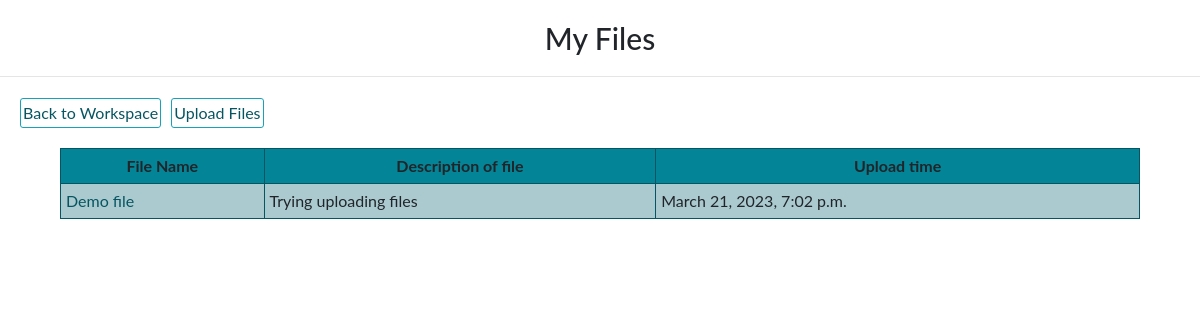
The page /workspace/uploaded_files/ (signed in) on the database as committed earlier.
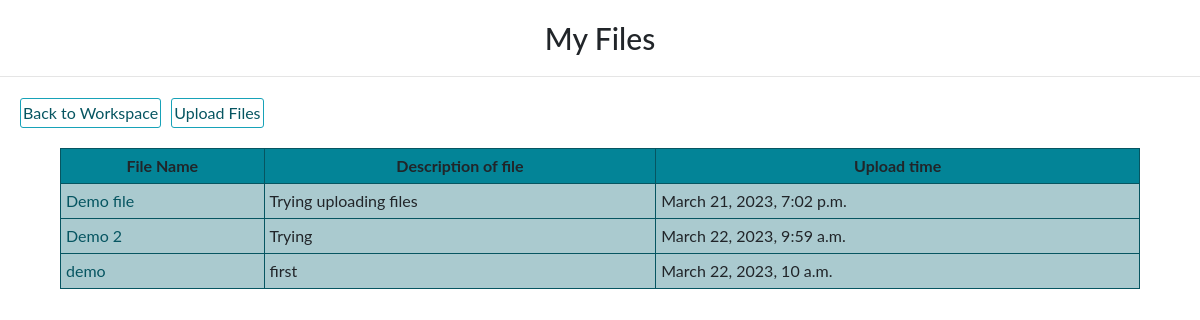
The same page on the database as committed later.
### workspace/models.py (models this page shows)
class File(models.Model):
    name = models.CharField(max_length=255)
    description = models.TextField(blank=True)
    file = models.FileField(upload_to='files/')
    team = models.ForeignKey(Team, on_delete=models.CASCADE, related_name='files',null = True)
    uploaded_by = models.ForeignKey(User, on_delete=models.CASCADE, related_name='uploaded_files')
    uploaded_at = models.DateTimeField(auto_now_add=True)

### workspace/views.py (the view)
# urls.py: path('uploaded_files/', uploaded_files, name='uploaded_files'),
@login_required
def uploaded_files(request):
    user = request.user
    files = File.objects.filter(uploaded_by=user)
    return render(request, 'workspace/uploaded_files.html', {'files': files})

### templates/workspace/uploaded_files.html
{% extends 'workspace/base.html' %}
{% block title %}
	My Files
{% endblock %}
{% block content %}
<div class="clearfix">
	<a class="btn btn-info left" href="{% url 'workhome' %}"> Back to Workspace </a>
    <a class="btn btn-info left" href="{% url 'upload_file' %}"> Upload Files </a>
</div>
	{% if files %}
	<table class="table">
		<tr><th>File Name</th>
			<th>Description of file</th>
			<th>Upload time</th></tr>
        {% for file in files %}
        <tr>
            <td><a href="{{file.file.url}}">{{ file.name }}</a></td>
            <td>{{file.description}}</td>
            <td>{{file.uploaded_at}}</td>
        </tr>
		{% endfor %}
	</table>
	{% else %}
		<p>No files uploaded yet.</p>
	{% endif %}
{% endblock %}

Rows that differ between the two databases and show on the page:
added File: name "Demo 2", description "Trying", uploaded_at "March 22, 2023, 9:59 a.m."
added File: name "demo", description "first", uploaded_at "March 22, 2023, 10 a.m."
